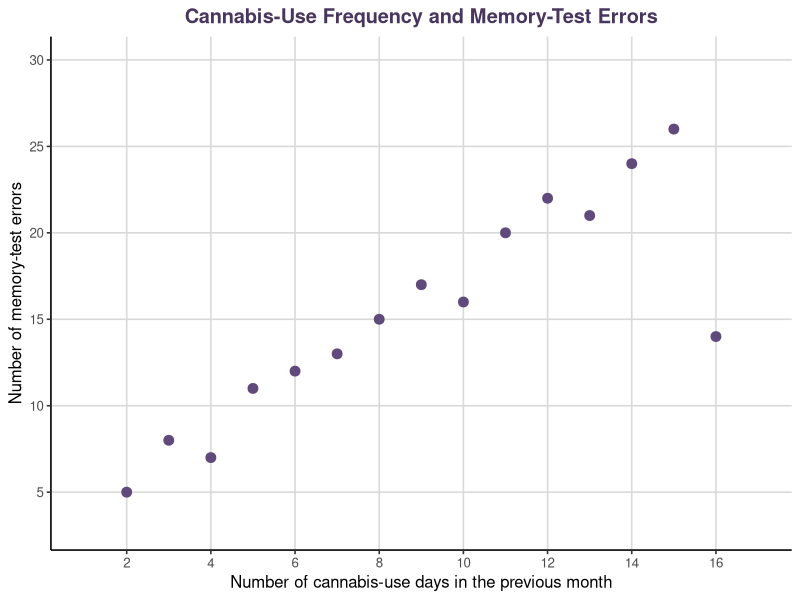

Here is the R script that generated this plot:
## ---- chunk 1
library(ggplot2)

cannabis_data <- data.frame(
  Use_Days = 2:16,
  Memory_Errors = c(
    5, 8, 7, 11, 12,
    13, 15, 17, 16, 20,
    22, 21, 24, 26, 14
  )
)

ggplot(cannabis_data, aes(x = Use_Days, y = Memory_Errors)) +
  geom_point(size = 3, colour = "#604A7B") +
  scale_x_continuous(
    breaks = seq(2, 16, by = 2),
    limits = c(1, 17)
  ) +
  scale_y_continuous(
    breaks = seq(5, 30, by = 5),
    limits = c(3, 30)
  ) +
  labs(
    title = "Cannabis-Use Frequency and Memory-Test Errors",
    x = "Number of cannabis-use days in the previous month",
    y = "Number of memory-test errors"
  ) +
  theme_classic(base_size = 12) +
  theme(
    plot.title = element_text(
      hjust = 0.5,
      face = "bold",
      colour = "#49365F"
    ),
    panel.grid.major = element_line(colour = "grey85"),
    panel.grid.minor = element_blank()
  )
